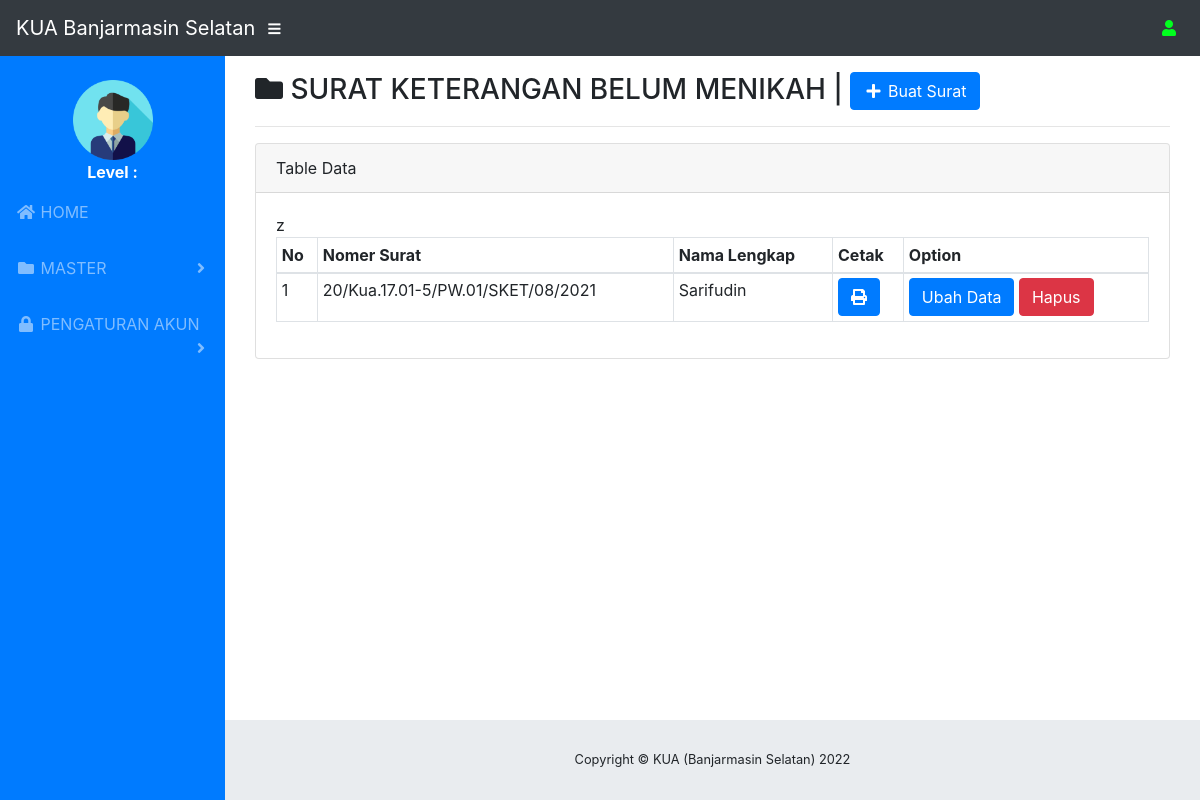
The page /4m1nKu4_bjm_Sel/user/ket_belum_nikah.php on the database its author committed.
### tables this page shows
CREATE TABLE IF NOT EXISTS `tbl_ket_belum_nikah` (
  `id_surat` int(11) NOT NULL,
  `no_surat` varchar(40) NOT NULL,
  `lurah` varchar(40) NOT NULL,
  `no_rujukan` varchar(20) NOT NULL,
  `tgl_rujukan` varchar(20) NOT NULL,
  `nama` varchar(100) NOT NULL,
  `bin` varchar(50) NOT NULL,
  `ttl` varchar(40) NOT NULL,
  `warga_agama` varchar(20) NOT NULL,
  `jk` varchar(15) NOT NULL,
  `kerja` varchar(15) NOT NULL,
  `alamat` text NOT NULL,
  `tgl_buat` date NOT NULL,
  `perlu` text NOT NULL
);

### 4m1nKu4_bjm_Sel/user/ket_belum_nikah.php (the view, shortened to what this page needs)
<?php
    include "header.php";
    $qry = mysql_query("SELECT * FROM tbl_ket_belum_nikah");
    ?>
    <div class="container-fluid">
        <h3><span class="fas fa-folder"></span> SURAT KETERANGAN BELUM MENIKAH | <a href="ket_belum_nikah_add.php"><button class=" btn btn-primary"><span class="fas fa-fw fa-plus"></span> Buat Surat</button></a></h3>
        <hr>
        <div class="card mb-3">
            <div class="card-header ">
               Table Data
            </div>
            <div class="card-body">
                <div class="table-responsive">
                    <table class="table table-bordered table-sm" id=dataTable width="100%" cellspacing="0">
                        <thead>
                            <tr>z
                                <th>No </th>
                                <th>Nomer Surat</th>
                                <th>Nama Lengkap</th>
                                <th>Cetak</th>
                                <th>Option</th>
                            </tr>
                        </thead>
                        <tbody>
                            <?php
                            $no = 1;
                            while ($b = mysql_fetch_array($qry)) {
                            ?>
                                <tr>
                                    <td><?= $no++ ?></td>
                                    <td><?= $b['no_surat'] ?></td>
                                    <td><?= $b['nama'] ?></td>
                                    <td><a  href="ket_belum_nikah_cetak.php?id_surat=<?= $b['id_surat']; ?>"  target="popup" onclick="window.open('ket_belum_nikah_cetak.php?id_surat=<?= $b['id_surat']; ?>','name','toolbar=yes,scrollbars=yes,resizable=yes,top=100,left=100,width=900,height=700')" class="btn btn-primary"><span class="fas fa-print"></span></a></td>
                                    <td>
                                        <a href="ket_belum_nikah_update.php?id_surat=<?= $b['id_surat']; ?>"class=" btn btn-primary">Ubah Data</a>
                                        <a onclick="return confirm('Apakah anda yakin ?')" href="ket_belum_nikah_dele.php?id_surat=<?= $b['id_surat']; ?>"class=" btn btn-danger" >Hapus</a></td>
                                </tr>
                            <?php
                            }
                            ?>
                        </tbody>
                    </table>
                </div>
            </div>
        </div>
    </div>
        <?php
        include "footer.php"
        ?>

### rows shown on the page
tbl_ket_belum_nikah: no_surat "20/Kua.17.01-5/PW.01/SKET/08/2021", nama "Sarifudin"
